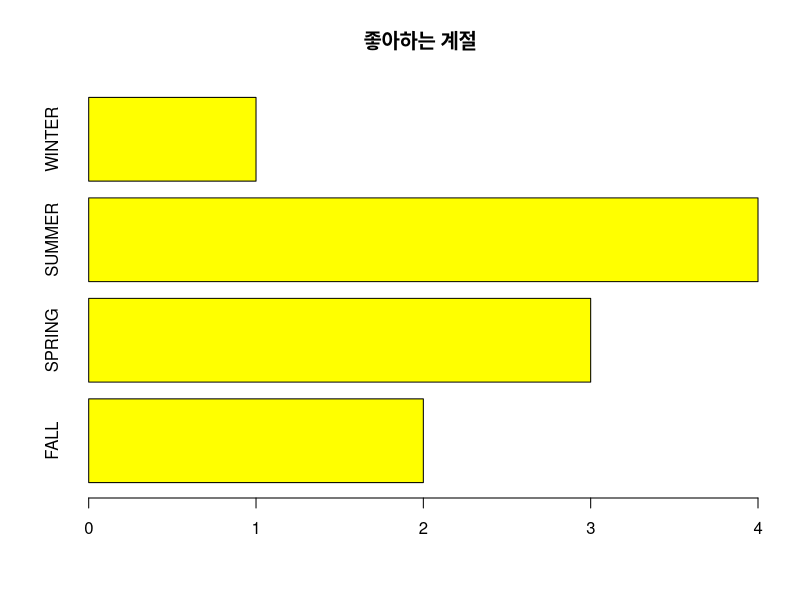

Source code (R):
favorite <- c('WINTER', 'SUMMER', 'SPRING', 'SUMMER', 'SUMMER',
              'FALL', 'FALL', 'SUMMER', 'SPRING', 'SPRING')
favorite
ds <- table(favorite)
ds
barplot(ds,
        main = '좋아하는 계절',
        col = 'yellow',
        horiz = T)